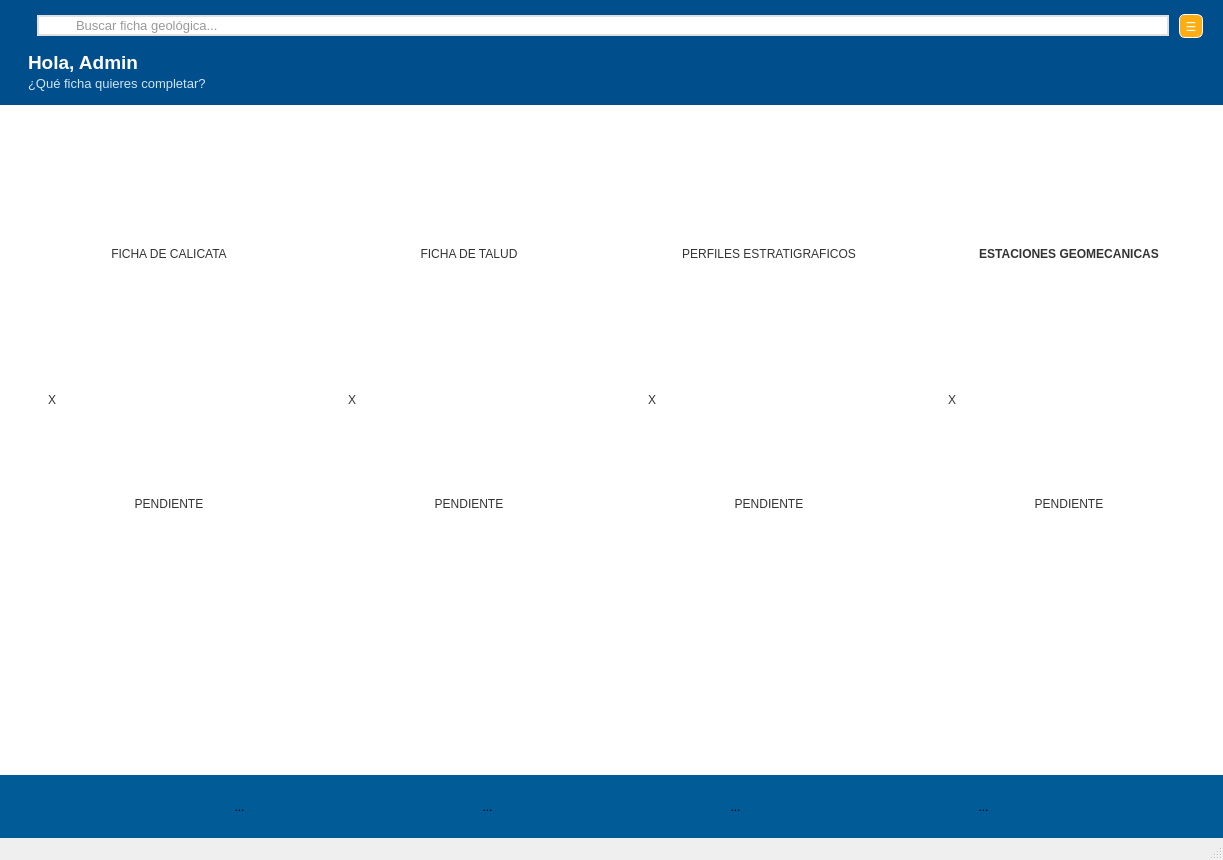
<?xml version="1.0" encoding="UTF-8"?>
<ui version="4.0">
 <class>HomeWindow</class>
 <widget class="QMainWindow" name="HomeWindow">
  <property name="geometry">
   <rect>
    <x>0</x>
    <y>0</y>
    <width>1223</width>
    <height>860</height>
   </rect>
  </property>
  <property name="windowTitle">
   <string>InGe+ – Home </string>
  </property>
  <widget class="QWidget" name="centralwidget">
   <property name="sizePolicy">
    <sizepolicy hsizetype="Expanding" vsizetype="Expanding">
     <horstretch>0</horstretch>
     <verstretch>0</verstretch>
    </sizepolicy>
   </property>
   <layout class="QVBoxLayout" name="verticalLayout_4">
    <property name="spacing">
     <number>7</number>
    </property>
    <property name="leftMargin">
     <number>0</number>
    </property>
    <property name="topMargin">
     <number>0</number>
    </property>
    <property name="rightMargin">
     <number>0</number>
    </property>
    <property name="bottomMargin">
     <number>0</number>
    </property>
    <item>
     <widget class="QFrame" name="frameMain">
      <property name="sizePolicy">
       <sizepolicy hsizetype="Expanding" vsizetype="Expanding">
        <horstretch>0</horstretch>
        <verstretch>0</verstretch>
       </sizepolicy>
      </property>
      <property name="styleSheet">
       <string notr="true">background-color: #ffffff;
border: none;
</string>
      </property>
      <property name="frameShape">
       <enum>QFrame::Shape::StyledPanel</enum>
      </property>
      <property name="frameShadow">
       <enum>QFrame::Shadow::Raised</enum>
      </property>
      <layout class="QVBoxLayout" name="verticalLayout">
       <property name="spacing">
        <number>0</number>
       </property>
       <property name="leftMargin">
        <number>0</number>
       </property>
       <property name="topMargin">
        <number>0</number>
       </property>
       <property name="rightMargin">
        <number>0</number>
       </property>
       <property name="bottomMargin">
        <number>0</number>
       </property>
       <item>
        <widget class="QFrame" name="frameHeader">
         <property name="sizePolicy">
          <sizepolicy hsizetype="Preferred" vsizetype="Expanding">
           <horstretch>0</horstretch>
           <verstretch>0</verstretch>
          </sizepolicy>
         </property>
         <property name="minimumSize">
          <size>
           <width>0</width>
           <height>0</height>
          </size>
         </property>
         <property name="maximumSize">
          <size>
           <width>16777215</width>
           <height>16777215</height>
          </size>
         </property>
         <property name="styleSheet">
          <string notr="true">QFrame#frameHeader {
    background-color: #004F8C;
    border: none;
}

QLabel {
    color: white;
}

QToolButton#btnMenu {

    color: white;

}

QLabel#lblSubGreeting {
    color: #CFE3F5;
}

</string>
         </property>
         <property name="frameShape">
          <enum>QFrame::Shape::StyledPanel</enum>
         </property>
         <property name="frameShadow">
          <enum>QFrame::Shadow::Raised</enum>
         </property>
         <layout class="QVBoxLayout" name="verticalLayout_2">
          <property name="spacing">
           <number>5</number>
          </property>
          <property name="leftMargin">
           <number>20</number>
          </property>
          <property name="topMargin">
           <number>10</number>
          </property>
          <property name="rightMargin">
           <number>20</number>
          </property>
          <property name="bottomMargin">
           <number>10</number>
          </property>
          <item>
           <layout class="QHBoxLayout" name="topBarLayout">
            <property name="spacing">
             <number>10</number>
            </property>
            <property name="topMargin">
             <number>4</number>
            </property>
            <property name="bottomMargin">
             <number>4</number>
            </property>
            <item>
             <widget class="QLabel" name="lblLogo">
              <property name="sizePolicy">
               <sizepolicy hsizetype="Fixed" vsizetype="Fixed">
                <horstretch>0</horstretch>
                <verstretch>0</verstretch>
               </sizepolicy>
              </property>
              <property name="maximumSize">
               <size>
                <width>80</width>
                <height>80</height>
               </size>
              </property>
              <property name="styleSheet">
               <string notr="true">QLabel#lblLogo {
    background-color: transparent;
}
</string>
              </property>
              <property name="text">
               <string/>
              </property>
              <property name="pixmap">
               <pixmap resource="resources.qrc">:/images/images/logo_tierra_borde_blanco.png</pixmap>
              </property>
              <property name="scaledContents">
               <bool>true</bool>
              </property>
             </widget>
            </item>
            <item>
             <widget class="QLineEdit" name="lineSearch">
              <property name="sizePolicy">
               <sizepolicy hsizetype="Expanding" vsizetype="Fixed">
                <horstretch>0</horstretch>
                <verstretch>0</verstretch>
               </sizepolicy>
              </property>
              <property name="minimumSize">
               <size>
                <width>0</width>
                <height>0</height>
               </size>
              </property>
              <property name="maximumSize">
               <size>
                <width>16777215</width>
                <height>16777215</height>
               </size>
              </property>
              <property name="font">
               <font>
                <pointsize>10</pointsize>
                <kerning>true</kerning>
               </font>
              </property>
              <property name="styleSheet">
               <string notr="true">QLineEdit#lineSearch {
    background-color: #FFFFFF;
    border: 2px solid #E0E0E0;
    border-radius: 14px;
    padding-left: 35px; /* espacio para el icono del buscador */
    font-size: 10pt;
    color: #333333;
}

QLineEdit#lineSearch::placeholder {
    color: #7A8CA4;
}
</string>
              </property>
              <property name="placeholderText">
               <string>Buscar ficha geológica...</string>
              </property>
             </widget>
            </item>
            <item>
             <widget class="QToolButton" name="btnMenu">
              <property name="minimumSize">
               <size>
                <width>24</width>
                <height>24</height>
               </size>
              </property>
              <property name="maximumSize">
               <size>
                <width>32</width>
                <height>32</height>
               </size>
              </property>
              <property name="toolTip">
               <string>&lt;html&gt;&lt;head/&gt;&lt;body&gt;&lt;p&gt;Abrir menú&lt;/p&gt;&lt;/body&gt;&lt;/html&gt;</string>
              </property>
              <property name="styleSheet">
               <string notr="true">QToolButton#btnMenu {
    background: #fdac11;
    border-radius: 6px;
    border: 1px solid  #FFFFFF;
}
QToolButton#btnMenu:hover {
    background-color: #fcc253;
    border-radius: 6px;
}
</string>
              </property>
              <property name="text">
               <string notr="true">☰</string>
              </property>
              <property name="iconSize">
               <size>
                <width>24</width>
                <height>24</height>
               </size>
              </property>
              <property name="autoRaise">
               <bool>true</bool>
              </property>
             </widget>
            </item>
           </layout>
          </item>
          <item>
           <widget class="QFrame" name="greetingLayout">
            <property name="styleSheet">
             <string notr="true">QFrame#greetingLayout {
    background: transparent;
    border: none;
}</string>
            </property>
            <property name="frameShape">
             <enum>QFrame::Shape::NoFrame</enum>
            </property>
            <property name="frameShadow">
             <enum>QFrame::Shadow::Raised</enum>
            </property>
            <layout class="QVBoxLayout" name="verticalLayout_3">
             <property name="spacing">
              <number>2</number>
             </property>
             <property name="leftMargin">
              <number>8</number>
             </property>
             <property name="topMargin">
              <number>4</number>
             </property>
             <property name="rightMargin">
              <number>8</number>
             </property>
             <property name="bottomMargin">
              <number>4</number>
             </property>
             <item>
              <widget class="QLabel" name="lblGreeting">
               <property name="sizePolicy">
                <sizepolicy hsizetype="Preferred" vsizetype="Fixed">
                 <horstretch>0</horstretch>
                 <verstretch>0</verstretch>
                </sizepolicy>
               </property>
               <property name="font">
                <font>
                 <pointsize>14</pointsize>
                 <bold>true</bold>
                </font>
               </property>
               <property name="styleSheet">
                <string notr="true">background: transparent;
</string>
               </property>
               <property name="locale">
                <locale language="Spanish" country="Spain"/>
               </property>
               <property name="text">
                <string>&lt;html&gt;&lt;head/&gt;&lt;body&gt;&lt;p&gt;Hola, Admin&lt;/p&gt;&lt;/body&gt;&lt;/html&gt;</string>
               </property>
              </widget>
             </item>
             <item>
              <widget class="QLabel" name="lblSubGreeting">
               <property name="sizePolicy">
                <sizepolicy hsizetype="Preferred" vsizetype="Fixed">
                 <horstretch>0</horstretch>
                 <verstretch>0</verstretch>
                </sizepolicy>
               </property>
               <property name="font">
                <font>
                 <pointsize>10</pointsize>
                 <bold>false</bold>
                </font>
               </property>
               <property name="styleSheet">
                <string notr="true">background: transparent;
</string>
               </property>
               <property name="text">
                <string>&lt;html&gt;&lt;head/&gt;&lt;body&gt;&lt;p&gt;¿Qué ficha quieres completar?&lt;/p&gt;&lt;/body&gt;&lt;/html&gt;</string>
               </property>
              </widget>
             </item>
            </layout>
           </widget>
          </item>
         </layout>
        </widget>
       </item>
       <item>
        <widget class="QFrame" name="FrameContent">
         <property name="sizePolicy">
          <sizepolicy hsizetype="Expanding" vsizetype="Expanding">
           <horstretch>0</horstretch>
           <verstretch>1</verstretch>
          </sizepolicy>
         </property>
         <property name="frameShape">
          <enum>QFrame::Shape::StyledPanel</enum>
         </property>
         <property name="frameShadow">
          <enum>QFrame::Shadow::Raised</enum>
         </property>
         <layout class="QVBoxLayout" name="verticalLayout_5">
          <item>
           <widget class="QScrollArea" name="scrollAreaContent">
            <property name="frameShape">
             <enum>QFrame::Shape::NoFrame</enum>
            </property>
            <property name="horizontalScrollBarPolicy">
             <enum>Qt::ScrollBarPolicy::ScrollBarAlwaysOff</enum>
            </property>
            <property name="widgetResizable">
             <bool>true</bool>
            </property>
            <property name="alignment">
             <set>Qt::AlignmentFlag::AlignHCenter|Qt::AlignmentFlag::AlignTop</set>
            </property>
            <widget class="QWidget" name="scrollWidget">
             <property name="geometry">
              <rect>
               <x>0</x>
               <y>0</y>
               <width>1220</width>
               <height>556</height>
              </rect>
             </property>
             <property name="sizePolicy">
              <sizepolicy hsizetype="Expanding" vsizetype="Preferred">
               <horstretch>0</horstretch>
               <verstretch>0</verstretch>
              </sizepolicy>
             </property>
             <layout class="QGridLayout" name="gridLayout_2">
              <property name="sizeConstraint">
               <enum>QLayout::SizeConstraint::SetMinAndMaxSize</enum>
              </property>
              <property name="leftMargin">
               <number>30</number>
              </property>
              <property name="topMargin">
               <number>20</number>
              </property>
              <property name="rightMargin">
               <number>30</number>
              </property>
              <property name="bottomMargin">
               <number>30</number>
              </property>
              <property name="horizontalSpacing">
               <number>40</number>
              </property>
              <property name="verticalSpacing">
               <number>30</number>
              </property>
              <item row="0" column="2">
               <widget class="CardFrame" name="cardPE">
                <property name="sizePolicy">
                 <sizepolicy hsizetype="Fixed" vsizetype="Fixed">
                  <horstretch>0</horstretch>
                  <verstretch>0</verstretch>
                 </sizepolicy>
                </property>
                <property name="minimumSize">
                 <size>
                  <width>260</width>
                  <height>220</height>
                 </size>
                </property>
                <property name="maximumSize">
                 <size>
                  <width>260</width>
                  <height>220</height>
                 </size>
                </property>
                <property name="styleSheet">
                 <string notr="true">QFrame {
    background-color: #ffffff;
    border-radius: 15px;
}

QFrame:hover {
    background-color: #f3f6ff;
}

QLabel {
    background: transparent;
    color: #333333;
    font: bold 10pt &quot;Segoe UI&quot;;
}</string>
                </property>
                <property name="frameShape">
                 <enum>QFrame::Shape::NoFrame</enum>
                </property>
                <property name="frameShadow">
                 <enum>QFrame::Shadow::Raised</enum>
                </property>
                <layout class="QVBoxLayout" name="verticalLayout_7">
                 <item>
                  <widget class="QLabel" name="lblImagePE">
                   <property name="sizePolicy">
                    <sizepolicy hsizetype="Fixed" vsizetype="Fixed">
                     <horstretch>0</horstretch>
                     <verstretch>0</verstretch>
                    </sizepolicy>
                   </property>
                   <property name="text">
                    <string/>
                   </property>
                   <property name="pixmap">
                    <pixmap resource="resources.qrc">:/images/images/ICONO_PE.jpeg</pixmap>
                   </property>
                   <property name="scaledContents">
                    <bool>true</bool>
                   </property>
                   <property name="alignment">
                    <set>Qt::AlignmentFlag::AlignCenter</set>
                   </property>
                  </widget>
                 </item>
                 <item>
                  <widget class="QLabel" name="lblTitlePE">
                   <property name="text">
                    <string>PERFILES ESTRATIGRAFICOS</string>
                   </property>
                   <property name="alignment">
                    <set>Qt::AlignmentFlag::AlignCenter</set>
                   </property>
                  </widget>
                 </item>
                </layout>
               </widget>
              </item>
              <item row="0" column="0">
               <widget class="CardFrame" name="cardCalicata">
                <property name="sizePolicy">
                 <sizepolicy hsizetype="Fixed" vsizetype="Fixed">
                  <horstretch>0</horstretch>
                  <verstretch>0</verstretch>
                 </sizepolicy>
                </property>
                <property name="minimumSize">
                 <size>
                  <width>260</width>
                  <height>220</height>
                 </size>
                </property>
                <property name="maximumSize">
                 <size>
                  <width>260</width>
                  <height>220</height>
                 </size>
                </property>
                <property name="styleSheet">
                 <string notr="true">QFrame {
    background-color: #ffffff;
    border-radius: 15px;
}

QFrame:hover {
    background-color: #f3f6ff;
}

QLabel {
    background: transparent;
    color: #333333;
    font: bold 10pt &quot;Segoe UI&quot;;
}</string>
                </property>
                <property name="frameShape">
                 <enum>QFrame::Shape::NoFrame</enum>
                </property>
                <property name="frameShadow">
                 <enum>QFrame::Shadow::Raised</enum>
                </property>
                <layout class="QVBoxLayout" name="verticalLayout_6">
                 <item>
                  <widget class="QLabel" name="lblImageCalicata">
                   <property name="sizePolicy">
                    <sizepolicy hsizetype="Fixed" vsizetype="Fixed">
                     <horstretch>0</horstretch>
                     <verstretch>0</verstretch>
                    </sizepolicy>
                   </property>
                   <property name="text">
                    <string/>
                   </property>
                   <property name="pixmap">
                    <pixmap resource="resources.qrc">:/images/images/ICONO_CALICATA.jpeg</pixmap>
                   </property>
                   <property name="scaledContents">
                    <bool>true</bool>
                   </property>
                   <property name="alignment">
                    <set>Qt::AlignmentFlag::AlignCenter</set>
                   </property>
                  </widget>
                 </item>
                 <item>
                  <widget class="QLabel" name="lblTitleCalicata">
                   <property name="text">
                    <string>FICHA DE CALICATA</string>
                   </property>
                   <property name="alignment">
                    <set>Qt::AlignmentFlag::AlignCenter</set>
                   </property>
                  </widget>
                 </item>
                </layout>
               </widget>
              </item>
              <item row="0" column="3">
               <widget class="CardFrame" name="card_EG">
                <property name="sizePolicy">
                 <sizepolicy hsizetype="Fixed" vsizetype="Fixed">
                  <horstretch>0</horstretch>
                  <verstretch>0</verstretch>
                 </sizepolicy>
                </property>
                <property name="minimumSize">
                 <size>
                  <width>260</width>
                  <height>220</height>
                 </size>
                </property>
                <property name="maximumSize">
                 <size>
                  <width>260</width>
                  <height>220</height>
                 </size>
                </property>
                <property name="styleSheet">
                 <string notr="true">QFrame {
    background-color: #ffffff;
    border-radius: 15px;
}

QFrame:hover {
    background-color: #f3f6ff;
}

QLabel {
    background: transparent;
    color: #333333;
    font: bold 9pt &quot;Segoe UI&quot;;
}</string>
                </property>
                <property name="frameShape">
                 <enum>QFrame::Shape::NoFrame</enum>
                </property>
                <property name="frameShadow">
                 <enum>QFrame::Shadow::Raised</enum>
                </property>
                <layout class="QVBoxLayout" name="verticalLayout_9">
                 <item>
                  <widget class="QLabel" name="lblImageEG">
                   <property name="sizePolicy">
                    <sizepolicy hsizetype="Fixed" vsizetype="Fixed">
                     <horstretch>0</horstretch>
                     <verstretch>0</verstretch>
                    </sizepolicy>
                   </property>
                   <property name="text">
                    <string/>
                   </property>
                   <property name="pixmap">
                    <pixmap resource="resources.qrc">:/images/images/ICONO_EG.jpeg</pixmap>
                   </property>
                   <property name="scaledContents">
                    <bool>true</bool>
                   </property>
                   <property name="alignment">
                    <set>Qt::AlignmentFlag::AlignCenter</set>
                   </property>
                  </widget>
                 </item>
                 <item>
                  <widget class="QLabel" name="lblTitleEG">
                   <property name="font">
                    <font>
                     <family>Segoe UI</family>
                     <pointsize>9</pointsize>
                     <italic>false</italic>
                     <bold>true</bold>
                    </font>
                   </property>
                   <property name="text">
                    <string>ESTACIONES GEOMECANICAS</string>
                   </property>
                   <property name="alignment">
                    <set>Qt::AlignmentFlag::AlignCenter</set>
                   </property>
                  </widget>
                 </item>
                </layout>
               </widget>
              </item>
              <item row="0" column="1">
               <widget class="CardFrame" name="cardTalud">
                <property name="sizePolicy">
                 <sizepolicy hsizetype="Fixed" vsizetype="Fixed">
                  <horstretch>0</horstretch>
                  <verstretch>0</verstretch>
                 </sizepolicy>
                </property>
                <property name="minimumSize">
                 <size>
                  <width>260</width>
                  <height>220</height>
                 </size>
                </property>
                <property name="maximumSize">
                 <size>
                  <width>260</width>
                  <height>220</height>
                 </size>
                </property>
                <property name="styleSheet">
                 <string notr="true">QFrame {
    background-color: #ffffff;
    border-radius: 15px;
}

QFrame:hover {
    background-color: #f3f6ff;
}

QLabel {
    background: transparent;
    color: #333333;
    font: bold 10pt &quot;Segoe UI&quot;;
}</string>
                </property>
                <property name="frameShape">
                 <enum>QFrame::Shape::NoFrame</enum>
                </property>
                <property name="frameShadow">
                 <enum>QFrame::Shadow::Raised</enum>
                </property>
                <layout class="QVBoxLayout" name="verticalLayout_8">
                 <item>
                  <widget class="QLabel" name="lblImageTalud">
                   <property name="sizePolicy">
                    <sizepolicy hsizetype="Fixed" vsizetype="Fixed">
                     <horstretch>0</horstretch>
                     <verstretch>0</verstretch>
                    </sizepolicy>
                   </property>
                   <property name="text">
                    <string/>
                   </property>
                   <property name="pixmap">
                    <pixmap resource="resources.qrc">:/images/images/ICONO_TS.jpeg</pixmap>
                   </property>
                   <property name="scaledContents">
                    <bool>true</bool>
                   </property>
                   <property name="alignment">
                    <set>Qt::AlignmentFlag::AlignCenter</set>
                   </property>
                  </widget>
                 </item>
                 <item>
                  <widget class="QLabel" name="lblTitleTalud">
                   <property name="text">
                    <string>FICHA DE TALUD</string>
                   </property>
                   <property name="alignment">
                    <set>Qt::AlignmentFlag::AlignCenter</set>
                   </property>
                  </widget>
                 </item>
                </layout>
               </widget>
              </item>
              <item row="1" column="0">
               <widget class="CardFrame" name="card_Pendiente_1">
                <property name="sizePolicy">
                 <sizepolicy hsizetype="Fixed" vsizetype="Fixed">
                  <horstretch>0</horstretch>
                  <verstretch>0</verstretch>
                 </sizepolicy>
                </property>
                <property name="minimumSize">
                 <size>
                  <width>260</width>
                  <height>220</height>
                 </size>
                </property>
                <property name="maximumSize">
                 <size>
                  <width>260</width>
                  <height>220</height>
                 </size>
                </property>
                <property name="styleSheet">
                 <string notr="true">QFrame {
    background-color: #ffffff;
    border-radius: 15px;
}

QFrame:hover {
    background-color: #f3f6ff;
}

QLabel {
    background: transparent;
    color: #333333;
    font: bold 10pt &quot;Segoe UI&quot;;
}</string>
                </property>
                <property name="frameShape">
                 <enum>QFrame::Shape::NoFrame</enum>
                </property>
                <property name="frameShadow">
                 <enum>QFrame::Shadow::Raised</enum>
                </property>
                <layout class="QVBoxLayout" name="verticalLayout_10">
                 <item>
                  <widget class="QLabel" name="lblImagePENDIENTE">
                   <property name="sizePolicy">
                    <sizepolicy hsizetype="Fixed" vsizetype="Fixed">
                     <horstretch>0</horstretch>
                     <verstretch>0</verstretch>
                    </sizepolicy>
                   </property>
                   <property name="text">
                    <string>X</string>
                   </property>
                   <property name="scaledContents">
                    <bool>true</bool>
                   </property>
                   <property name="alignment">
                    <set>Qt::AlignmentFlag::AlignCenter</set>
                   </property>
                  </widget>
                 </item>
                 <item>
                  <widget class="QLabel" name="lblTitlePENDIENTE">
                   <property name="text">
                    <string>PENDIENTE</string>
                   </property>
                   <property name="alignment">
                    <set>Qt::AlignmentFlag::AlignCenter</set>
                   </property>
                  </widget>
                 </item>
                </layout>
               </widget>
              </item>
              <item row="1" column="1">
               <widget class="CardFrame" name="card_Pendiente_2">
                <property name="sizePolicy">
                 <sizepolicy hsizetype="Fixed" vsizetype="Fixed">
                  <horstretch>0</horstretch>
                  <verstretch>0</verstretch>
                 </sizepolicy>
                </property>
                <property name="minimumSize">
                 <size>
                  <width>260</width>
                  <height>220</height>
                 </size>
                </property>
                <property name="maximumSize">
                 <size>
                  <width>260</width>
                  <height>220</height>
                 </size>
                </property>
                <property name="styleSheet">
                 <string notr="true">QFrame {
    background-color: #ffffff;
    border-radius: 15px;
}

QFrame:hover {
    background-color: #f3f6ff;
}

QLabel {
    background: transparent;
    color: #333333;
    font: bold 10pt &quot;Segoe UI&quot;;
}</string>
                </property>
                <property name="frameShape">
                 <enum>QFrame::Shape::NoFrame</enum>
                </property>
                <property name="frameShadow">
                 <enum>QFrame::Shadow::Raised</enum>
                </property>
                <layout class="QVBoxLayout" name="verticalLayout_11">
                 <item>
                  <widget class="QLabel" name="lblImagePENDIENTE_2">
                   <property name="sizePolicy">
                    <sizepolicy hsizetype="Fixed" vsizetype="Fixed">
                     <horstretch>0</horstretch>
                     <verstretch>0</verstretch>
                    </sizepolicy>
                   </property>
                   <property name="text">
                    <string>X</string>
                   </property>
                   <property name="scaledContents">
                    <bool>true</bool>
                   </property>
                   <property name="alignment">
                    <set>Qt::AlignmentFlag::AlignCenter</set>
                   </property>
                  </widget>
                 </item>
                 <item>
                  <widget class="QLabel" name="lblTitlePENDIENTE_2">
                   <property name="text">
                    <string>PENDIENTE</string>
                   </property>
                   <property name="alignment">
                    <set>Qt::AlignmentFlag::AlignCenter</set>
                   </property>
                  </widget>
                 </item>
                </layout>
               </widget>
              </item>
              <item row="1" column="2">
               <widget class="CardFrame" name="card_Pendiente_3">
                <property name="sizePolicy">
                 <sizepolicy hsizetype="Fixed" vsizetype="Fixed">
                  <horstretch>0</horstretch>
                  <verstretch>0</verstretch>
                 </sizepolicy>
                </property>
                <property name="minimumSize">
                 <size>
                  <width>260</width>
                  <height>220</height>
                 </size>
                </property>
                <property name="maximumSize">
                 <size>
                  <width>260</width>
                  <height>220</height>
                 </size>
                </property>
                <property name="styleSheet">
                 <string notr="true">QFrame {
    background-color: #ffffff;
    border-radius: 15px;
}

QFrame:hover {
    background-color: #f3f6ff;
}

QLabel {
    background: transparent;
    color: #333333;
    font: bold 10pt &quot;Segoe UI&quot;;
}</string>
                </property>
                <property name="frameShape">
                 <enum>QFrame::Shape::NoFrame</enum>
                </property>
                <property name="frameShadow">
                 <enum>QFrame::Shadow::Raised</enum>
                </property>
                <layout class="QVBoxLayout" name="verticalLayout_12">
                 <item>
                  <widget class="QLabel" name="lblImagePENDIENTE_3">
                   <property name="sizePolicy">
                    <sizepolicy hsizetype="Fixed" vsizetype="Fixed">
                     <horstretch>0</horstretch>
                     <verstretch>0</verstretch>
                    </sizepolicy>
                   </property>
                   <property name="text">
                    <string>X</string>
                   </property>
                   <property name="scaledContents">
                    <bool>true</bool>
                   </property>
                   <property name="alignment">
                    <set>Qt::AlignmentFlag::AlignCenter</set>
                   </property>
                  </widget>
                 </item>
                 <item>
                  <widget class="QLabel" name="lblTitlePENDIENTE_3">
                   <property name="text">
                    <string>PENDIENTE</string>
                   </property>
                   <property name="alignment">
                    <set>Qt::AlignmentFlag::AlignCenter</set>
                   </property>
                  </widget>
                 </item>
                </layout>
               </widget>
              </item>
              <item row="1" column="3">
               <widget class="CardFrame" name="card_Pendiente_4">
                <property name="sizePolicy">
                 <sizepolicy hsizetype="Fixed" vsizetype="Fixed">
                  <horstretch>0</horstretch>
                  <verstretch>0</verstretch>
                 </sizepolicy>
                </property>
                <property name="minimumSize">
                 <size>
                  <width>260</width>
                  <height>220</height>
                 </size>
                </property>
                <property name="maximumSize">
                 <size>
                  <width>260</width>
                  <height>220</height>
                 </size>
                </property>
                <property name="styleSheet">
                 <string notr="true">QFrame {
    background-color: #ffffff;
    border-radius: 15px;
}

QFrame:hover {
    background-color: #f3f6ff;
}

QLabel {
    background: transparent;
    color: #333333;
    font: bold 10pt &quot;Segoe UI&quot;;
}</string>
                </property>
                <property name="frameShape">
                 <enum>QFrame::Shape::NoFrame</enum>
                </property>
                <property name="frameShadow">
                 <enum>QFrame::Shadow::Raised</enum>
                </property>
                <layout class="QVBoxLayout" name="verticalLayout_13">
                 <item>
                  <widget class="QLabel" name="lblImagePENDIENTE_4">
                   <property name="sizePolicy">
                    <sizepolicy hsizetype="Fixed" vsizetype="Fixed">
                     <horstretch>0</horstretch>
                     <verstretch>0</verstretch>
                    </sizepolicy>
                   </property>
                   <property name="text">
                    <string>X</string>
                   </property>
                   <property name="scaledContents">
                    <bool>true</bool>
                   </property>
                   <property name="alignment">
                    <set>Qt::AlignmentFlag::AlignCenter</set>
                   </property>
                  </widget>
                 </item>
                 <item>
                  <widget class="QLabel" name="lblTitlePENDIENTE_4">
                   <property name="text">
                    <string>PENDIENTE</string>
                   </property>
                   <property name="alignment">
                    <set>Qt::AlignmentFlag::AlignCenter</set>
                   </property>
                  </widget>
                 </item>
                </layout>
               </widget>
              </item>
             </layout>
            </widget>
           </widget>
          </item>
         </layout>
        </widget>
       </item>
       <item>
        <widget class="QFrame" name="frameFooter">
         <property name="sizePolicy">
          <sizepolicy hsizetype="Preferred" vsizetype="Fixed">
           <horstretch>0</horstretch>
           <verstretch>0</verstretch>
          </sizepolicy>
         </property>
         <property name="autoFillBackground">
          <bool>false</bool>
         </property>
         <property name="styleSheet">
          <string notr="true">QFrame#frameFooter {
    background-color: #005B97;  /* Azul igual al header */
    border: none;
    padding: 8px;
}

QToolButton {
    background: transparent;
    border: none;
    padding: 10px;
    icon-size: 28px;
}

QToolButton:hover {
    background-color: rgba(255, 255, 255, 0.15);
    border-radius: 6px;
}
</string>
         </property>
         <property name="frameShape">
          <enum>QFrame::Shape::StyledPanel</enum>
         </property>
         <property name="frameShadow">
          <enum>QFrame::Shadow::Raised</enum>
         </property>
         <layout class="QHBoxLayout" name="horizontalLayout">
          <property name="topMargin">
           <number>5</number>
          </property>
          <property name="bottomMargin">
           <number>5</number>
          </property>
          <item>
           <widget class="QToolButton" name="btnHome">
            <property name="text">
             <string>...</string>
            </property>
            <property name="icon">
             <iconset resource="resources.qrc">
              <normaloff>:/icons/images/home.png</normaloff>:/icons/images/home.png</iconset>
            </property>
           </widget>
          </item>
          <item>
           <widget class="QToolButton" name="btnMap">
            <property name="text">
             <string>...</string>
            </property>
            <property name="icon">
             <iconset resource="resources.qrc">
              <normaloff>:/icons/images/location.png</normaloff>:/icons/images/location.png</iconset>
            </property>
           </widget>
          </item>
          <item>
           <widget class="QToolButton" name="btnDocs">
            <property name="text">
             <string>...</string>
            </property>
            <property name="icon">
             <iconset resource="resources.qrc">
              <normaloff>:/icons/images/description.png</normaloff>:/icons/images/description.png</iconset>
            </property>
           </widget>
          </item>
          <item>
           <widget class="QToolButton" name="btnProfile">
            <property name="text">
             <string>...</string>
            </property>
            <property name="icon">
             <iconset resource="resources.qrc">
              <normaloff>:/icons/images/account_circle.png</normaloff>:/icons/images/account_circle.png</iconset>
            </property>
           </widget>
          </item>
         </layout>
        </widget>
       </item>
      </layout>
     </widget>
    </item>
   </layout>
  </widget>
  <widget class="QMenuBar" name="menubar">
   <property name="geometry">
    <rect>
     <x>0</x>
     <y>0</y>
     <width>1223</width>
     <height>21</height>
    </rect>
   </property>
  </widget>
  <widget class="QStatusBar" name="statusbar"/>
 </widget>
 <customwidgets>
  <customwidget>
   <class>CardFrame</class>
   <extends>QFrame</extends>
   <header>cardframe.h</header>
   <container>1</container>
  </customwidget>
 </customwidgets>
 <resources>
  <include location="resources.qrc"/>
 </resources>
 <connections/>
</ui>
